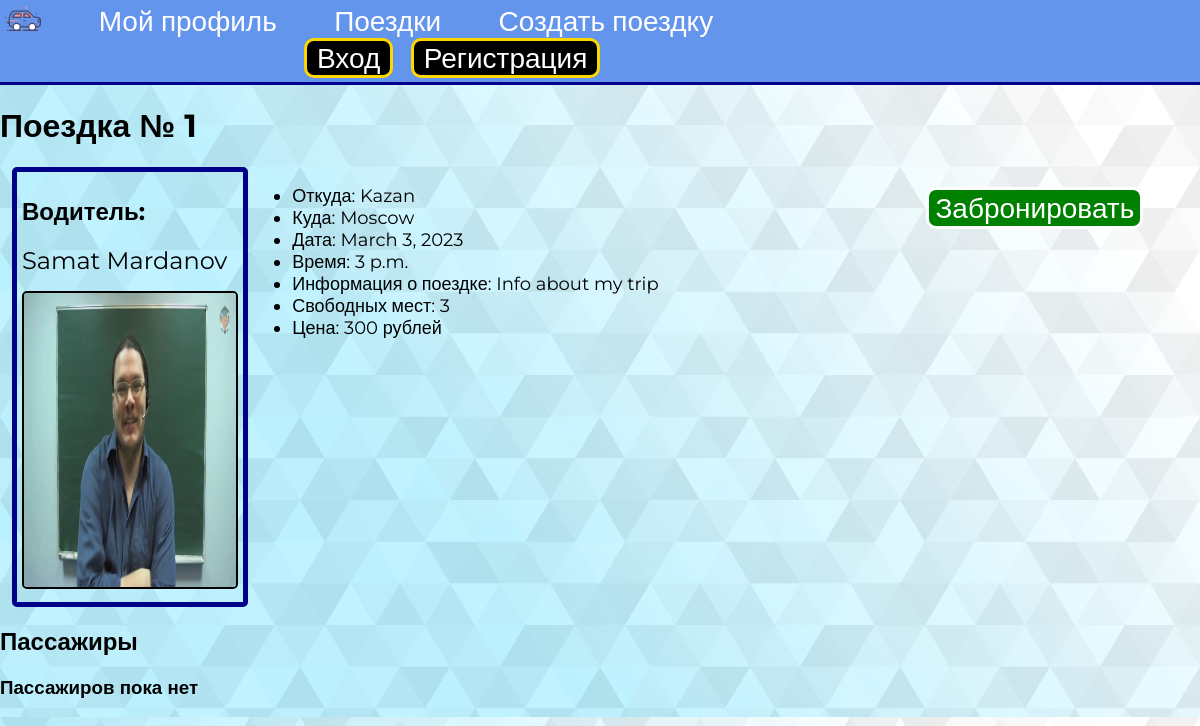
Page /trip/1/ on the committed database.
### main/models.py (models this page shows, shortened)
class Trip(models.Model):
    driver = models.ForeignKey(User, on_delete=models.CASCADE, related_name='dtrip', blank=True)
    info = models.TextField()
    from_city = models.CharField(max_length=50)
    to_city = models.CharField(max_length=50)
    date = models.DateField()
    time = models.TimeField()
    price = models.IntegerField()
    capacity = models.IntegerField()
    passangers = models.ManyToManyField(User, blank=True)

class UserInfo(models.Model):
    user = models.OneToOneField(User, on_delete=models.CASCADE)
    info = models.TextField(blank=True)
    photo = models.ImageField(upload_to='photos/', blank=True)
    def get_absolute_url(self):
        return reverse('show_profile', kwargs={'profile_id': self.pk})

### main/views.py (the view, shortened to what this page needs)
# urls.py: path('trip/<int:trip_id>/', ShowTrip.as_view(), name='show_trip'),
class ShowTrip(DataMixin, DetailView):
    model = Trip
    template_name = 'main/show_trip.html'
    pk_url_kwarg = 'trip_id'
    context_object_name = 'trip'
    def get_context_data(self, *, object_list=None, **kwargs):
        context = super().get_context_data(**kwargs)
        c_def = self.get_user_contex(title="Поездка")
        return dict(list(context.items()) + list(c_def.items()))

### main/utils.py (called while the page is built)
    def get_user_contex(self, **kwargs):
        context = kwargs
        return context

### main/templates/main/show_trip.html (shortened to what this page needs)
{% extends 'main/base.html' %}
{% load static %}
{% block content %}
    <div><h1>Поездка № {{ trip.pk }}</h1></div>
    <div class="driver">
        <h2>Водитель: </h2>
        <p><a href="{{ trip.driver.userinfo.get_absolute_url }}" class="driver-profile">{{ trip.driver.first_name }} {{ trip.driver.last_name }}</a></p>
        {% if trip.driver.userinfo.photo %}
            <img src="{{ trip.driver.userinfo.photo.url}}" height="70%" width="98%">
        {% else %}
            <img src="{% static 'main/images/nophoto.svg' %}" height="300px" width="250px">
        {% endif %}
    </div>
    <div class="trip-info">
        <ul>
            <li>Откуда: {{ trip.from_city }}</li>
            <li>Куда: {{ trip.to_city }}</li>
            <li>Дата: {{ trip.date }}</li>
            <li>Время: {{ trip.time }}</li>
            <li>Информация о поездке: {{ trip.info }}</li>
            <li>Свободных мест: {{ trip.capacity }}</li>
            <li>Цена: {{ trip.price }} рублей</li>
        </ul>
    </div>
    <div class="trip-buttons">
        <form method="post">
            {% if trip.driver == request.user %}
                <h1>Вы являетесь водителем этой поездки</h1>
            {% elif request.user in trip.passangers.all%}
                <button class="b-den" name="book" value="unbook">Отменить бронь</button>
            {% elif trip.capacity == 0 %}
                <h1>Все места забронированы</h1>
            {% else %}
                <button class="b-suc" name="book" value="book">Забронировать</button>
            {% endif %}
        </form>
    </div>
    <div class = passangers>
        <h2>Пассажиры</h2>
        {% if trip.passangers.all %}
            {% for p in trip.passangers.all%}
                <div class="pas">
                    <a href="{{ p.userinfo.get_absolute_url }}"><img src="{{ p.userinfo.photo.url }}">{{ p.last_name }} {{ p.first_name }}</a>
                </div>
            {% endfor %}
        {% else %}
            <h3>Пассажиров пока нет</h3>
        {% endif %}
    </div>
{% endblock %}

### main/static/main/css/style.css (style rules this page uses)
body { margin: 0; font-family: 'Montserrat', sans-serif; font-size: 16px; background: url("/static/main/images/background.svg"); }
a { text-decoration: none; color: white; transition: color .2s linear; }
form button { background-color: black; color: white; border-radius: 5px; font-family: 'Montserrat', sans-serif; }
a.driver-profile { font-size: 24px; color: black; }
div.driver { display: inline-block; margin: 0; border: solid 5px; border-radius: 5px; border-color: darkblue; margin-left: 1%; padding: 5px; width: 18%; height: 420px; justify-content: center; }
div.driver img { border: solid 2px; border-radius: 5px; border-color: black; }
div.trip-info { width: 50%; vertical-align: top; font-size: 18px; display: inline-block; }
div.trip-buttons { margin-left: 50px; display: inline-block; vertical-align: top; width: 15%; padding: 10px; }
div.trip-buttons button { border: solid 3px; border-radius: 10px; font-size: 28px; margin: 10px; }
.b-suc { background-color: green; }

### rows in the picture
Trip: pk "1", driver.first_name "Samat", driver.last_name "Mardanov", driver.userinfo.photo (picture), from_city "Kazan", to_city "Moscow", date "March 3, 2023", time "3 p.m.", info "Info about my trip", capacity "3", price "300"
